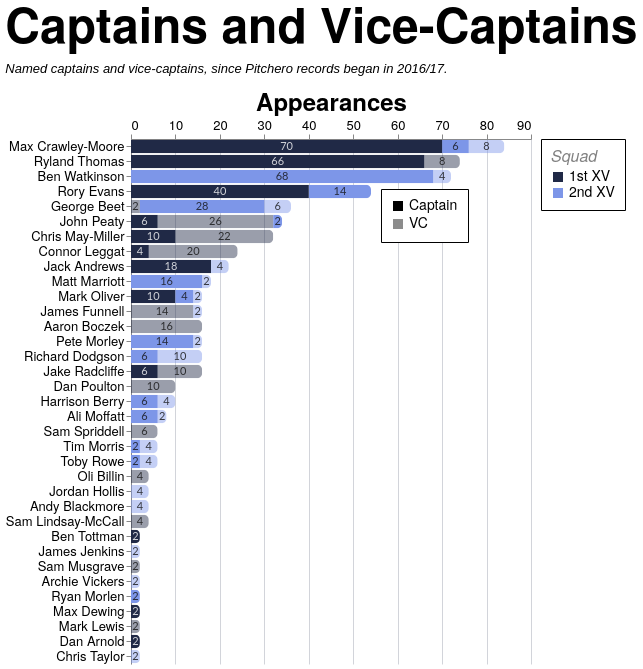

Write a Vega-Lite specification for this figure.
### Vega-Lite specification from a JSON file in a GitHub repository (floating-point values rounded to 4 significant figures; data arrays with more than 128 entries replaced by an {"elided": "..."} marker saying what was removed)
{"config": {"axis": {"labelFont": "PT Sans Narrow, Helvetica Neue, Helvetica, Arial, sans-serif", "titleFont": "PT Sans Narrow, Helvetica Neue, Helvetica, Arial, sans-serif", "labelFontSize": 13, "titleFontSize": 24, "gridColor": "#202947", "gridOpacity": 0.2, "zindex": 1}, "text": {"font": "Lato, sans-serif"}, "bar": {"cornerRadiusEnd": 5}, "header": {"labelFont": "PT Sans Narrow, Helvetica Neue, Helvetica, Arial, sans-serif", "titleFont": "PT Sans Narrow, Helvetica Neue, Helvetica, Arial, sans-serif", "labelFontSize": 24, "titleFontSize": 28, "labelFontWeight": "bold", "orient": "left"}, "legend": {"labelFont": "PT Sans Narrow, Helvetica Neue, Helvetica, Arial, sans-serif", "titleFont": "PT Sans Narrow, Helvetica Neue, Helvetica, Arial, sans-serif", "labelFontSize": 14, "titleFontSize": 16, "titlePadding": 5, "fillColor": "white", "strokeColor": "black", "padding": 10, "titleFontWeight": "lighter", "titleFontStyle": "italic", "titleColor": "gray", "offset": 10}, "title": {"font": "PT Sans Narrow, Helvetica Neue, Helvetica, Arial, sans-serif", "fontSize": 48, "fontWeight": "bold", "anchor": "start", "align": "center", "titlePadding": 20, "subtitlePadding": 10, "subtitleFontSize": 13, "subtitleColor": "", "subtitleFontStyle": "italic", "offset": 15, "color": "black"}, "axisX": {"labelAngle": 0}, "facet": {"title": null, "header": null, "align": {"row": "each", "column": "each"}, "spacing": 10}, "resolve": {"scale": {"y": "independent", "facet": "independent"}}, "background": "transparent", "scale": {"offsetBandPaddingOuter": 0.2, "offsetBandPaddingInner": 0.1}, "view": {"stroke": null, "background": "transparent"}}, "layer": [{"mark": {"type": "bar"}, "encoding": {"color": {"field": "squad", "legend": {"labelExpr": "datum.value + ' XV'", "orient": "right", "title": "Squad"}, "scale": {"domain": ["1st", "2nd"], "range": ["#202946", "#7d96e8"]}, "sort": ["1st", "2nd"], "type": "nominal"}, "opacity": {"field": "role", "legend": {"legendX": 250, "legendY": 50, "orient": "none", "title": null}, "scale": {"domain": ["Captain", "VC"], "range": [1.0, 0.45]}, "sort": ["Captain", "VC"], "type": "nominal"}, "order": {"field": "stack_order", "sort": "ascending", "type": "quantitative"}, "tooltip": [{"field": "player", "title": "Player", "type": "nominal"}, {"field": "squad", "title": "Squad", "type": "nominal"}, {"field": "role", "title": "Role", "type": "nominal"}, {"field": "games_agg", "title": "Games", "type": "quantitative"}], "x": {"axis": {"orient": "top", "title": "Appearances"}, "field": "games_agg", "stack": "zero", "type": "quantitative"}, "y": {"field": "player", "sort": {"field": "player_total", "op": "max", "order": "descending"}, "title": null, "type": "nominal"}}, "transform": [{"aggregate": [{"op": "sum", "field": "games", "as": "games_agg"}, {"op": "max", "field": "player_total", "as": "player_total"}], "groupby": ["player", "squad", "role", "stack_order"]}]}, {"mark": {"type": "text", "align": "center", "baseline": "middle", "fontSize": 11, "opacity": 0.8}, "encoding": {"color": {"field": "label_color", "legend": null, "scale": null, "type": "nominal"}, "text": {"field": "games_agg", "format": ".0f", "type": "quantitative"}, "x": {"field": "x_mid", "type": "quantitative"}, "y": {"field": "player", "sort": {"field": "player_total", "op": "max", "order": "descending"}, "title": null, "type": "nominal"}}, "transform": [{"aggregate": [{"op": "sum", "field": "games", "as": "games_agg"}, {"op": "max", "field": "player_total", "as": "player_total"}], "groupby": ["player", "squad", "role", "stack_order"]}, {"groupby": ["player"], "stack": "games_agg", "sort": [{"field": "stack_order", "order": "ascending"}], "as": ["x0", "x1"]}, {"calculate": "(datum.x0 + datum.x1) / 2", "as": "x_mid"}, {"calculate": "datum.squad === '1st' && datum.role === 'Captain' ? '#ffffff' : '#111111'", "as": "label_color"}]}], "data": {"name": "data-31666a6c966ea4c3ef8f3e87c1549139"}, "height": {"step": 15}, "title": {"text": "Captains and Vice-Captains", "subtitle": "Named captains and vice-captains, since Pitchero records began in 2016/17."}, "transform": [{"joinaggregate": [{"op": "sum", "field": "games", "as": "player_total"}], "groupby": ["player"]}], "width": 400, "$schema": "https://vega.github.io/schema/vega-lite/v5.20.1.json", "datasets": {"data-31666a6c966ea4c3ef8f3e87c1549139": {"elided": "197 records"}}}
